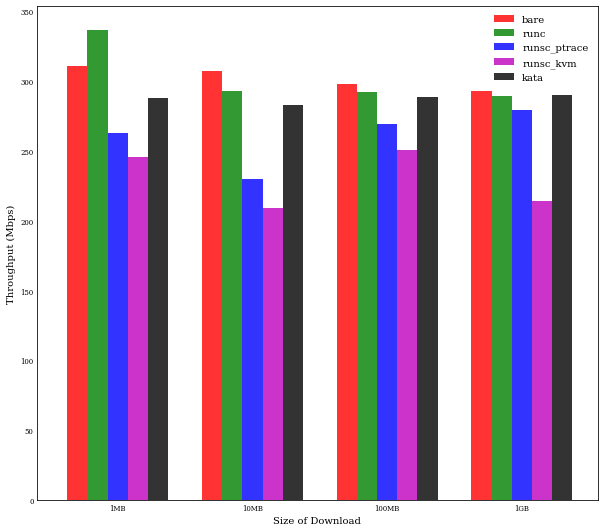

Source code (Python):
# Use: python3 network_graph.py network.csv bar


import numpy as np
import statistics
import sys
import matplotlib.pyplot as plt
import csv

results = {}

# Grab data and put into dictionary
with open(sys.argv[1]) as f:
    csv_reader = csv.reader(f, delimiter=',')
    for row in csv_reader:
        if (row[0] not in results):
            results[row[0]] = {}
        if (row[1] not in results[row[0]]):
            results[row[0]][row[1]] = []
                
        results[row[0]][row[1]].append(float(row[2]))

# Calculate mean throughput for each
def throughput(data, size):
    # print("size:" + str(int(size)/1000000) + " time:" + str(data))
    # return 8*int(size)/(data *1000000) # GB/s
    # print("size:" + str(size) + " time:" + str(data))
    return 8*int(size)/(data) # Mb/s

averages = {}
for platform in results:
    if (platform not in averages):
        averages[platform] = {}

    for size in results[platform]:
        averages[platform][size] = throughput(statistics.mean(results[platform][size]), size)

# Sort keys inorder of size
def sort_keys(mydict):
        mylist = []

        keylist = sorted(mydict.keys(), key=int)
        for key in keylist:
                mylist.append(mydict[key])
        return mylist

for platform in averages:
        averages[platform] = sort_keys(averages[platform])


# print(averages)
# exit(1)
# if (True):
if (sys.argv[2] == "bar"):
    plt.rc('font', family='serif')
    plt.rc('xtick', labelsize='x-small')
    plt.rc('ytick', labelsize='x-small')
#   fig = plt.figure(figsize=(3.5, 2.5))
    fig = plt.figure(figsize=(8.5, 7.5))
    ax = fig.add_subplot(1, 1, 1)
    n_groups = 4

    # create plot
    index = np.arange(n_groups)
    bar_width = 0.15
    opacity = 0.8
    
    rects1 = plt.bar(index + 0*bar_width, averages['bare'], bar_width,
    alpha=opacity,
#   color='0.1',
    color='r',
    label='bare')

    rects2 = plt.bar(index + 1*bar_width, averages['runc'], bar_width,
    alpha=opacity,
    color='g',
    label='runc')
    
    rects3 = plt.bar(index +  2*bar_width, averages['runsc_ptrace'], bar_width,
    alpha=opacity,
    color='b',
    label='runsc_ptrace')
    
    rects3 = plt.bar(index + 3*bar_width, averages['runsc_kvm'], bar_width,
    alpha=opacity,
    color='m',
    label='runsc_kvm')

    rects4 = plt.bar(index + 4*bar_width, averages['kata'], bar_width,
    alpha=opacity,
    color='k',
    label='kata')

    plt.xlabel('Size of Download', fontsize=10)
    plt.ylabel('Throughput (Mbps)', fontsize=10)
    plt.xticks(index + 2*bar_width, ("1MB", "10MB", "100MB", "1GB"))
    plt.xlim(left=-2*bar_width)
    plt.legend(loc = 'upper right')
    plt.legend(loc = 'upper right', frameon=False, prop={'size':10})
    ax.tick_params(axis=u'both', which=u'both',length=0)     
    plt.tight_layout()
    plt.savefig('./network_throughput.png', format='png', dpi=1000)
plt.show()
